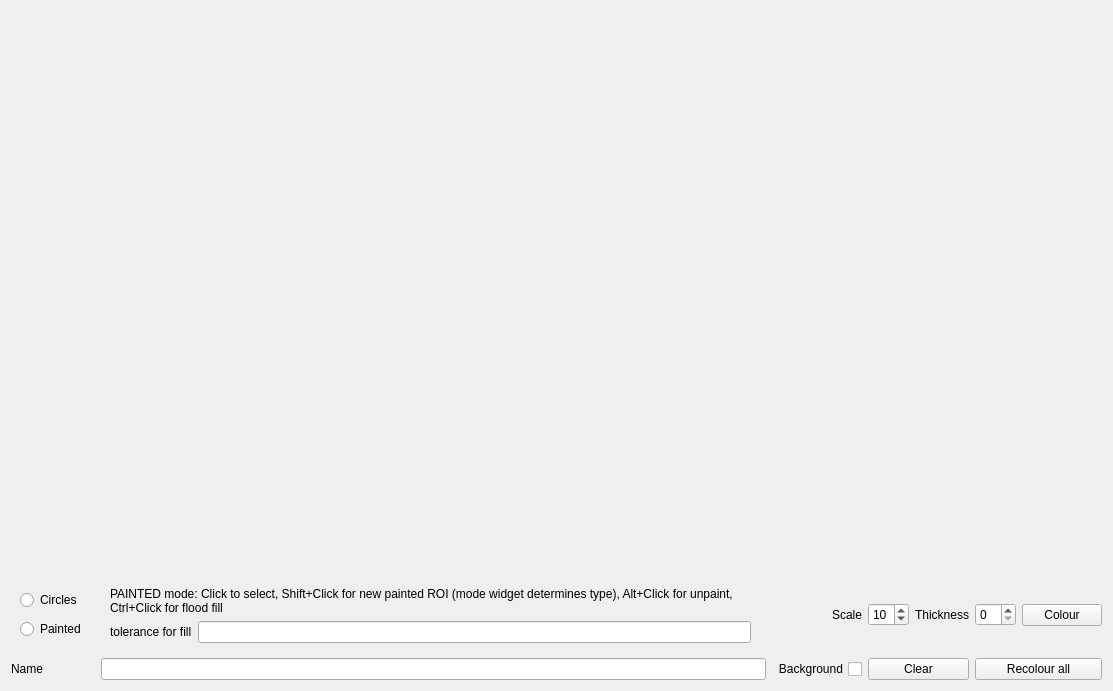
<?xml version="1.0" encoding="UTF-8"?>
<ui version="4.0">
 <class>Form</class>
 <widget class="QWidget" name="Form">
  <property name="geometry">
   <rect>
    <x>0</x>
    <y>0</y>
    <width>1113</width>
    <height>691</height>
   </rect>
  </property>
  <property name="windowTitle">
   <string>Form</string>
  </property>
  <layout class="QGridLayout" name="gridLayout">
   <item row="3" column="2">
    <widget class="QLineEdit" name="caption"/>
   </item>
   <item row="2" column="5">
    <widget class="QLabel" name="label_3">
     <property name="text">
      <string>Thickness</string>
     </property>
    </widget>
   </item>
   <item row="2" column="4">
    <widget class="QSpinBox" name="fontsize">
     <property name="minimum">
      <number>2</number>
     </property>
     <property name="maximum">
      <number>50</number>
     </property>
     <property name="value">
      <number>10</number>
     </property>
    </widget>
   </item>
   <item row="0" column="0" colspan="8">
    <widget class="Canvas" name="canvas" native="true">
     <property name="sizePolicy">
      <sizepolicy hsizetype="Preferred" vsizetype="Preferred">
       <horstretch>0</horstretch>
       <verstretch>0</verstretch>
      </sizepolicy>
     </property>
    </widget>
   </item>
   <item row="2" column="2">
    <widget class="QStackedWidget" name="stackedWidget">
     <property name="sizePolicy">
      <sizepolicy hsizetype="Preferred" vsizetype="Maximum">
       <horstretch>0</horstretch>
       <verstretch>0</verstretch>
      </sizepolicy>
     </property>
     <property name="currentIndex">
      <number>1</number>
     </property>
     <widget class="QWidget" name="page_3">
      <layout class="QGridLayout" name="gridLayout_2">
       <item row="1" column="1">
        <widget class="MouseReleaseSpinBox" name="dotSize">
         <property name="maximum">
          <number>800</number>
         </property>
        </widget>
       </item>
       <item row="1" column="0">
        <widget class="QLabel" name="label_4">
         <property name="sizePolicy">
          <sizepolicy hsizetype="Preferred" vsizetype="Maximum">
           <horstretch>0</horstretch>
           <verstretch>0</verstretch>
          </sizepolicy>
         </property>
         <property name="text">
          <string>Dot Size (pixels)</string>
         </property>
        </widget>
       </item>
       <item row="0" column="0" colspan="2">
        <widget class="QLabel" name="label_6">
         <property name="sizePolicy">
          <sizepolicy hsizetype="Preferred" vsizetype="Maximum">
           <horstretch>0</horstretch>
           <verstretch>0</verstretch>
          </sizepolicy>
         </property>
         <property name="text">
          <string>CIRCLE mode: Click to select, Shift-Click to add</string>
         </property>
        </widget>
       </item>
      </layout>
     </widget>
     <widget class="QWidget" name="page_4">
      <layout class="QGridLayout" name="gridLayout_3">
       <item row="1" column="0">
        <widget class="QLabel" name="label">
         <property name="text">
          <string>tolerance for fill</string>
         </property>
        </widget>
       </item>
       <item row="0" column="0" colspan="2">
        <widget class="QLabel" name="label_7">
         <property name="sizePolicy">
          <sizepolicy hsizetype="Preferred" vsizetype="Maximum">
           <horstretch>0</horstretch>
           <verstretch>0</verstretch>
          </sizepolicy>
         </property>
         <property name="text">
          <string>PAINTED mode: Click to select, Shift+Click for new painted ROI (mode widget determines type), Alt+Click for unpaint, Ctrl+Click for flood fill</string>
         </property>
         <property name="wordWrap">
          <bool>true</bool>
         </property>
        </widget>
       </item>
       <item row="0" column="2" rowspan="2">
        <widget class="ModeWidget" name="createMode" native="true"/>
       </item>
       <item row="1" column="1">
        <widget class="QLineEdit" name="tolerance"/>
       </item>
      </layout>
     </widget>
    </widget>
   </item>
   <item row="3" column="3">
    <widget class="QCheckBox" name="drawbg">
     <property name="layoutDirection">
      <enum>Qt::RightToLeft</enum>
     </property>
     <property name="text">
      <string>Background</string>
     </property>
    </widget>
   </item>
   <item row="2" column="6">
    <widget class="QSpinBox" name="thickness">
     <property name="minimum">
      <number>0</number>
     </property>
     <property name="maximum">
      <number>20</number>
     </property>
    </widget>
   </item>
   <item row="2" column="7">
    <widget class="QPushButton" name="colourButton">
     <property name="text">
      <string>Colour</string>
     </property>
    </widget>
   </item>
   <item row="2" column="0" colspan="2">
    <widget class="QWidget" name="widget" native="true">
     <layout class="QVBoxLayout" name="verticalLayout">
      <item>
       <widget class="QRadioButton" name="radioCircles">
        <property name="text">
         <string>Circles</string>
        </property>
       </widget>
      </item>
      <item>
       <widget class="QRadioButton" name="radioPainted">
        <property name="text">
         <string>Painted</string>
        </property>
       </widget>
      </item>
     </layout>
    </widget>
   </item>
   <item row="3" column="4" colspan="2">
    <widget class="QPushButton" name="clearButton">
     <property name="text">
      <string>Clear</string>
     </property>
    </widget>
   </item>
   <item row="3" column="6" colspan="2">
    <widget class="QPushButton" name="recolour">
     <property name="text">
      <string>Recolour all</string>
     </property>
    </widget>
   </item>
   <item row="2" column="3">
    <widget class="QLabel" name="label_2">
     <property name="text">
      <string>Scale</string>
     </property>
     <property name="alignment">
      <set>Qt::AlignRight|Qt::AlignTrailing|Qt::AlignVCenter</set>
     </property>
    </widget>
   </item>
   <item row="3" column="0" colspan="2">
    <widget class="QLabel" name="caplabel">
     <property name="text">
      <string>Name</string>
     </property>
    </widget>
   </item>
  </layout>
 </widget>
 <customwidgets>
  <customwidget>
   <class>Canvas</class>
   <extends>QWidget</extends>
   <header>pcot.ui.canvas</header>
   <container>1</container>
  </customwidget>
  <customwidget>
   <class>MouseReleaseSpinBox</class>
   <extends>QSpinBox</extends>
   <header>pcot.ui.smallwidgets</header>
  </customwidget>
  <customwidget>
   <class>ModeWidget</class>
   <extends>QWidget</extends>
   <header>pcot.xforms.xformmultidot</header>
   <container>1</container>
  </customwidget>
 </customwidgets>
 <resources/>
 <connections/>
</ui>
